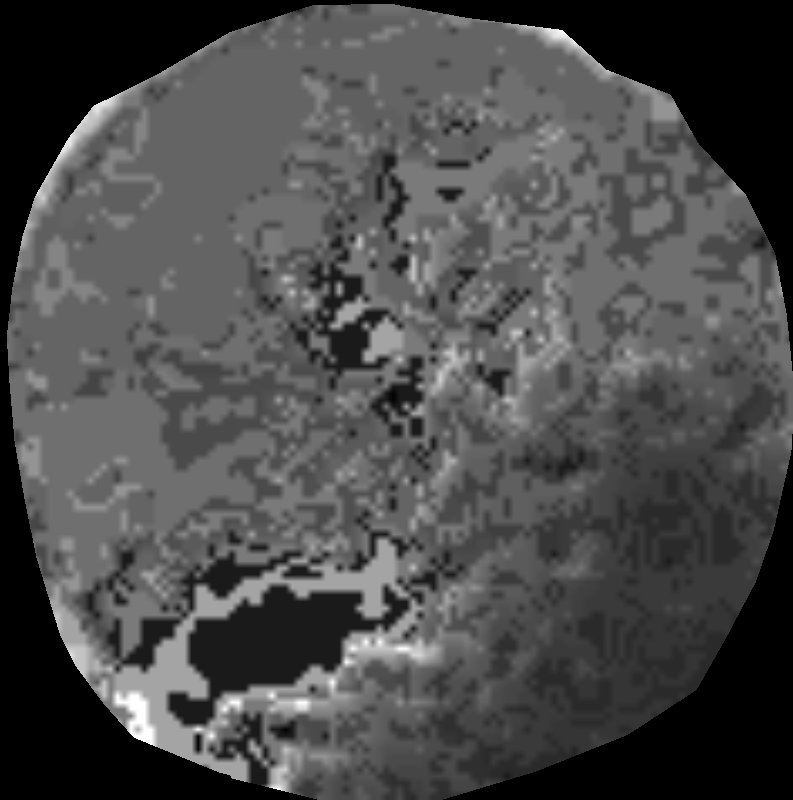
#> input picture 02_eliminate_cloud/data/01.tif, 793 x 800 px; its folder holds only this picture in this run
$ python -i myTools.py   (imports and definitions only)
#> lines starting #> are read from the running program, lines starting #| are printed output that depends on the picture; after the words box and inside, x2 and y2 are one past the last pixel; in counts of white or black regions, pixels touching at a corner belong together
# Copyright 2018 Jeffrey Hoa. All Rights Reserved.
#
# Licensed under the Apache License, Version 2.0 (the "License");
# you may not use this file except in compliance with the License.
# You may obtain a copy of the License at
#
#     http://www.apache.org/licenses/LICENSE-2.0
#
# Unless required by applicable law or agreed to in writing, software
# distributed under the License is distributed on an "AS IS" BASIS,
# WITHOUT WARRANTIES OR CONDITIONS OF ANY KIND, either express or implied.
# See the License for the specific language governing permissions and
# limitations under the License.
#
# How to run it?
# $ python main.py
# =============================================================================

import cv2
import numpy as np
from matplotlib import pyplot as plt
from os import listdir
from os.path import isfile, join

import os
import sys
import re


# [8 lines left out: function func_cleanMask, not called in this run]


###############################################################################
# Load segmentRst and get boundary mask.
###############################################################################
def func_extractBoundary(img):

#> called with img = 'data/01.tif'
    plotImg = cv2.imread(img)
#> plotImg is the input picture: shape (800, 793, 3); min 0, max 255, mean 74.8


    # Identify boundary only based on red channel (white color)
    hist_rgb_list = func_colorHist(plotImg)
#> after the loop in func_colorHist, `for i, col in enumerate(color):`: hist_rgb_list = 3 items
#> hist_rgb_list = 3 items

    hist_redChannel = hist_rgb_list[2]
#> hist_redChannel = 256 values, max 125846 at index 0, min 1 at index 1, mean 2478.1
    hist_redChannel_flatten = hist_redChannel.flatten()
#> hist_redChannel_flatten has the same summary as hist_redChannel

    rev_red_value_list = list(hist_redChannel_flatten)
#> rev_red_value_list has the same summary as hist_redChannel
    rev_red_value_list.reverse()
    boundaryColor_pixelcnt = next(x for x in rev_red_value_list if x > 0)
#> boundaryColor_pixelcnt = 417
    boundaryColor_rev_idx = rev_red_value_list.index(boundaryColor_pixelcnt)
#> boundaryColor_rev_idx = 0

    boundary_redChannel_value = len(rev_red_value_list) - 1 - boundaryColor_rev_idx
#> boundary_redChannel_value = 255
    #print("Debug:", boundary_redChannel_value)


    _, _, boundary_redChannel_image = cv2.split(plotImg)
    ret, boundary_mask = cv2.threshold(boundary_redChannel_image, boundary_redChannel_value-1, 255, cv2.THRESH_BINARY)
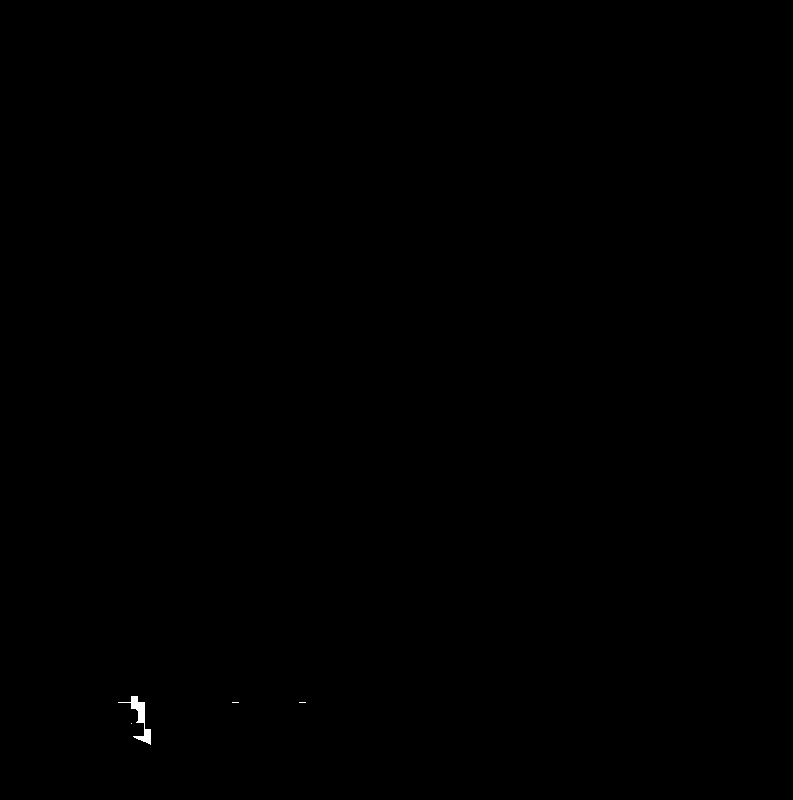
#> boundary_mask: shape (800, 793); 0.07% white; 4 white regions (3 under 20 px), largest, box (x1, y1, x2, y2) and area: (118, 696, 151, 745) 402
#> ret = 254

    # Jeff: plot has different axis with image format, so transfer this here.
    # http://blog.csdn.net/sunjinshengli/article/details/78110946http://blog.csdn.net/sunjinshengli/article/details/78110946
    #cv2.imshow("Boundary mask1", boundary_mask)
    boundary_mask = boundary_mask[::-1]
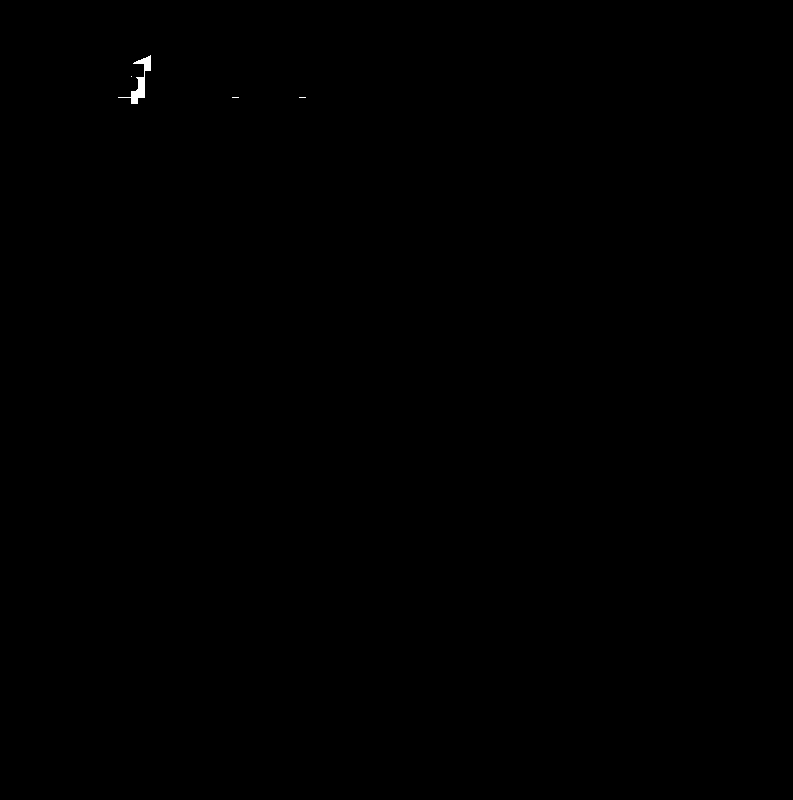
#> boundary_mask: shape (800, 793); 0.07% white; 4 white regions (3 under 20 px), largest, box (x1, y1, x2, y2) and area: (118, 55, 151, 104) 402
    boundary_mask = boundary_mask.T
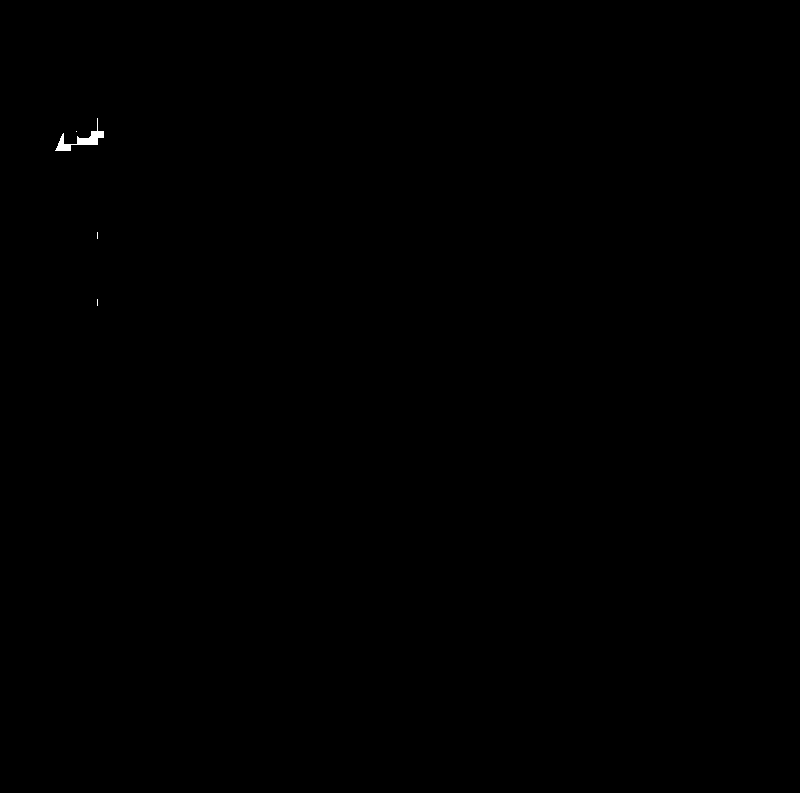
#> boundary_mask: shape (793, 800); 0.07% white; 4 white regions (3 under 20 px), largest, box (x1, y1, x2, y2) and area: (55, 118, 104, 151) 402

    #cv2.imshow("Boundary mask2", boundary_mask)
    #cv2.waitKey(0)

    return boundary_mask


################################################################################
# Find the main color.
# https://docs.opencv.org/3.0-beta/doc/py_tutorials/py_ml/py_kmeans/py_kmeans_opencv/py_kmeans_opencv.html
################################################################################

# [4 lines left out: function func_grayHist, not called in this run]


def func_colorHist(img, show=False):
    color = ('b', 'g', 'r')
    hist_rgb_list = []
    for i, col in enumerate(color):
        hist = cv2.calcHist([img], [i], None, [256], [0, 256])
        hist_rgb_list.append(hist)
        #plt.plot(hist, color=col)

    if show==True:
        plt.xlim([0, 256])
        plt.show()

    return hist_rgb_list


# [90 lines left out: functions func_applyKnn, contourSizeFiltering, cal_centroid4contour, build_trainSample, func_getSingleColorMask, not called in this run]

>>> result = func_extractBoundary('data/01.tif')
